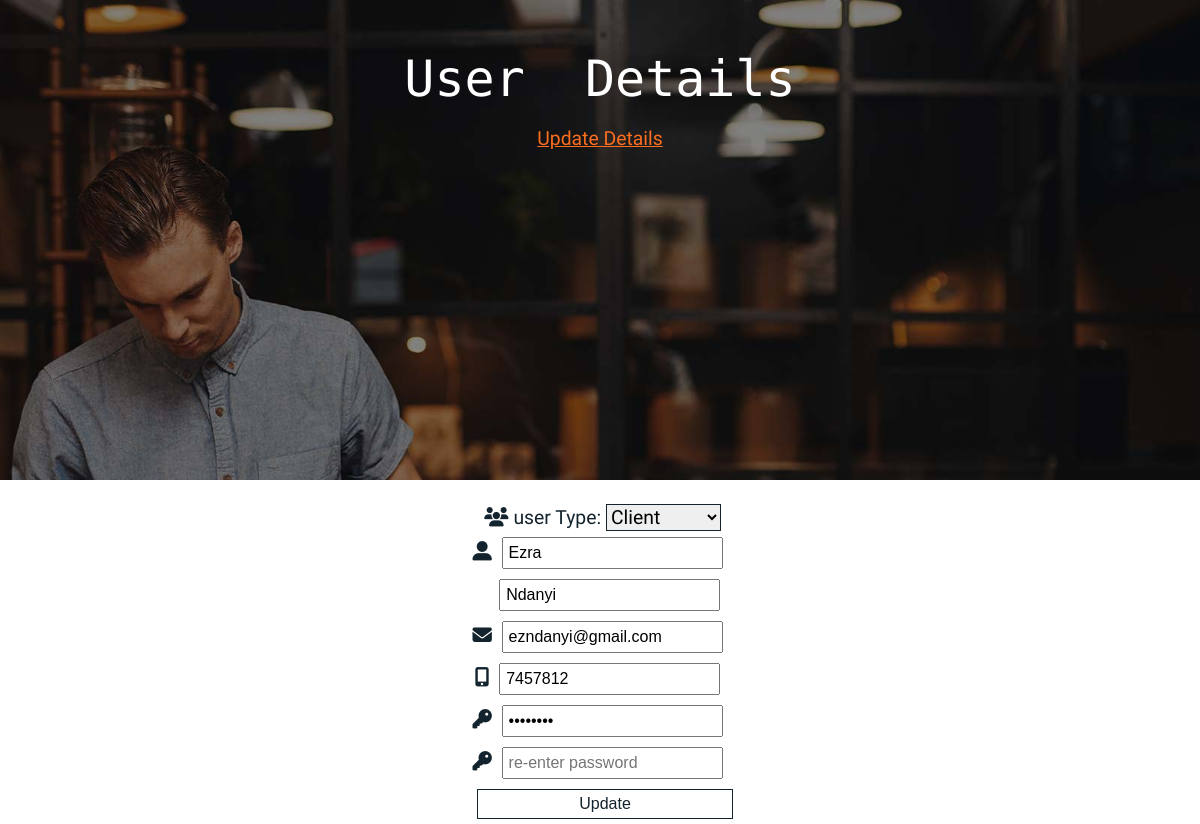
Screenshot of /update.php?id=40 with the database file from the repository.
### tables this page shows
CREATE TABLE `users` (
  `userId` int(11) NOT NULL,
  `firstName` varchar(255) NOT NULL,
  `lastName` varchar(255) NOT NULL,
  `email` varchar(255) NOT NULL,
  `password` varchar(255) NOT NULL,
  `phoneNumber` int(10) NOT NULL,
  `userType` varchar(10) NOT NULL DEFAULT 'client'
);

### update.php (the view, shortened to what this page needs)
<!DOCTYPE html>
<html>
<head>
    <link rel="stylesheet" href="style/style.css">
</head>
<header class="user-header main-header">
    <div class="header-item user-header-item">
        <p class="headline"> User &nbsp;Details</p>
        <p><a >Update Details</a></p>
    </div>
</header>
<body>
<?php
require_once("db_connect.php");
$id = $_GET['id'];
$qry = mysqli_query($conn,"select * from users where userid='$id'");
$data = mysqli_fetch_array($qry);
?>
<br />
<div class="dbaction">
<form class="register-form " id="update _user" method="post">
  <div class=" inputs ">
      <label for="user-type" class="users"><i class="fas fa-users"></i>user Type:</label>
      <select id="user-type" class="users" name="user-type" form="update _user" required>
        <?php if( $data['userType']=='client'){
          echo "<option value='client' class='user-choice'selected>Client</option>
          <option value='admin' class='user-choice' >Admin</option>
          ";
        } else{
          echo "<option value='admin' class='user-choice' selected>Admin</option>
          <option value='client' class='user-choice'  >Client</option>
          ";
        }
        ?>
      </select>
  </div>
    <div class="inputs">
        <i class="fas fa-user-alt"></i>
        <input type="text" id="first-name" value="<?php echo $data['firstName'] ?>"required name="fName" placeholder="first name">
        <br>
    </div>
    <div class="inputs">
        <i class="fas fa-asterisk" style="color: transparent;"></i>
        <input type="text" id="last-name" value="<?php echo $data['lastName'] ?>" required name="lName" placeholder="last name">
        <br>
    </div>
    <div class="inputs">
        <i class="fas fa-envelope"></i>
        <input type="email" id="email" value="<?php echo $data['email'] ?>" name="mail" required placeholder="Your email"><br>
    </div>
    <div class="inputs">
        <i class="fas fa-mobile-alt"></i>
        <input type="tel" id="mobile-no" name="phone" value="<?php echo $data['phoneNumber'] ?>" required placeholder="mobile number">
    </div>
    <div class="inputs">
        <i class="fas fa-key"></i>
        <input type="password" name="passcode"id="password" value="<?php echo $data['password'] ?>" required placeholder="enter password" onkeyup="check()" /><br>
    </div>
    <div class="inputs">
        <i class="fas fa-key"></i>
        <input type="password" required id="confirm_password" placeholder="re-enter password" onkeyup="check()" />
    </div>
    <div class=" inputs ">
        <input type="submit" class="input-btns" id="submit-btn" name="update" value="Update">
    </div>
</form>
</div>
</body>
</html>

### style/style.css (style rules this page uses)
body, html { height: 100%; font-size: 1.1em; margin: 0px; padding: 0px; font-family: 'Hind Madurai', sans-serif; scroll-behavior: smooth; background-color: white; color: #14242E; }
.fa-users { margin:5px; }
.users { width: 45%; font-family: 'Hind Madurai', sans-serif; font-size: inherit; }
#user-type { border-color: transparent; border:1px solid #14242E; }
.user-choice { background-color: #14242E; color: white; }
.header-item { position: relative; margin: auto; text-align: right; padding: 50px; }
.headline { font-family: 'Monoton', cursive; font-size: 50px; margin: 0px; }
.main-header { background-image: url(../images/bg1.jpg); background-color: black; background-attachment: fixed; background-position: bottom; background-repeat: no-repeat; height: 100%; background-size: cover; color: white; }
.user-header { background-image: url(../images/bg2.jpg); height: 60%; background-position: bottom; }
.user-header-item { text-align: center; text-decoration: none; }
a { text-decoration: none; color: inherit; }
.login-form, .register-form { display: inline-block; }
.dbaction { text-align: center; }
.inputs input { margin: 5px; padding: 5px; font-size: 16px; }
.input-btns { color: #14242E; background-color: transparent; border: 1px solid #14242E; width: 100%; }
p>a { color: #FC6E20 ; text-decoration: underline; }

### rows the page displays
users: user-type "Client", fName "Ezra", lName "Ndanyi", mail "ezndanyi@gmail.com", phone "7457812"
